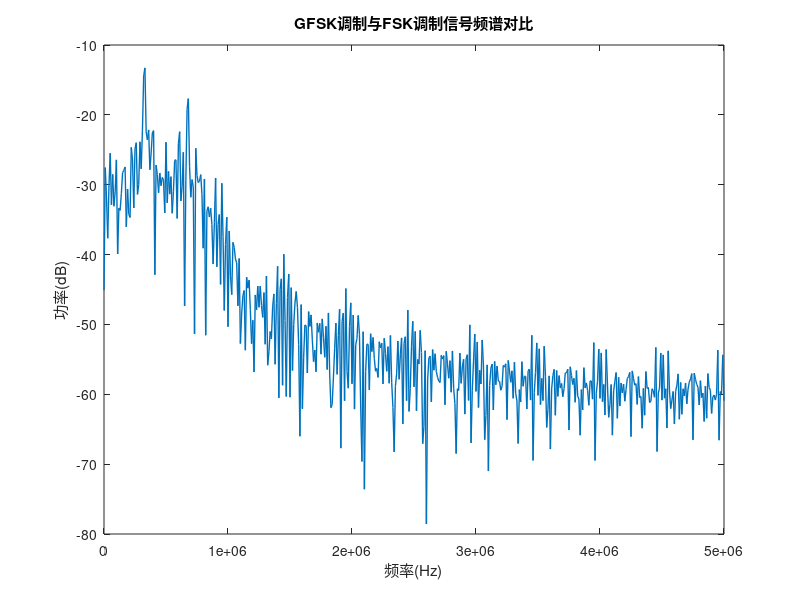

Source code (MATLAB): (Note: this script raises an error after producing the figure.)
% MATLAB Script to compute the spectrum of an FSK signal

% Parameters
clc;
clear;
fd = 5e5;               % 符号频率
Insert_20 = 20;
fs = fd * Insert_20;       % 采样频率
T = 1/fs;            % Sampling period in seconds
L = 1000;            % Length of signal (number of samples)
t = (0:L-1) * T;     % Time vector
BT = 0.5 ;
% FSK Signal Parameters
f1 = fd + 0.35*fd;            % Frequency for binary '1'
f2 = fd - 0.35*fd;             % Frequency for binary '0'
data = randi([0, 1], 1, 50);  % Random binary data sequence
bit_duration = L / length(data); % Duration of each bit

% Generate FSK signal
signal = zeros(1, L);
for k = 1:length(data)
    idx = (k-1)*bit_duration + 1 : k*bit_duration;
    if data(k) == 1
        signal(idx) = cos(2*pi*f1*t(idx));
    else
        signal(idx) = cos(2*pi*f2*t(idx));
    end
    fsk(idx) = data(k)*2-1;
end
% Compute the Fourier Transform
Y = fft(signal);
f = fs*(0:(L/2))/L;
% Compute the two-sided spectrum P2 and the single-sided spectrum P1
P2 = abs(Y/L);
P1 = P2(1:L/2+1);
% P1(2:end-1) = 2*P1(2:end-1);
figure;
plot(f, 20*log10(P1), 'LineWidth', 1)
title('GFSK调制与FSK调制信号频谱对比');
xlabel('频率(Hz)');
ylabel('功率(dB)');
hold on;
% Define the frequency axis

B = fd * BT;            % fir 3dB 带宽
N = 1.5;                % 滤波器覆盖三个字符长度   
Hn = Gaussian_fir(fs, fd, N, B);
gfsk = GFSK_IQ_generate(data, Hn, Insert_20);
Y = fft(gfsk);

% Compute the two-sided spectrum P2 and the single-sided spectrum P1
P2 = abs(Y/L);
P1 = P2(1:L/2+1);
% P1(2:end-1) = 2*P1(2:end-1);
plot(f, 20*log10(P1), 'LineWidth', 1);
legend('FSK', 'GFSK')
% Plot the single-sided amplitude spectrum


NRZI_data = 2*data - 1;
% NRZI = NRZI_data;
NRZI_data = upsample(NRZI_data, Insert_20);
NRZI_data_conv_Hn = conv(NRZI_data, Hn, 'same');
figure;
plot(fsk/20); title('GFSK调制与FSK调制信号波形对比'); 
xlabel('采样点数');
ylabel('幅度');
hold on;
plot(NRZI_data_conv_Hn);
legend('FSK', 'GFSK')
% clf;
% subplot(211);   plot(signal);
% subplot(211);   plot(signal);
% % End of script
